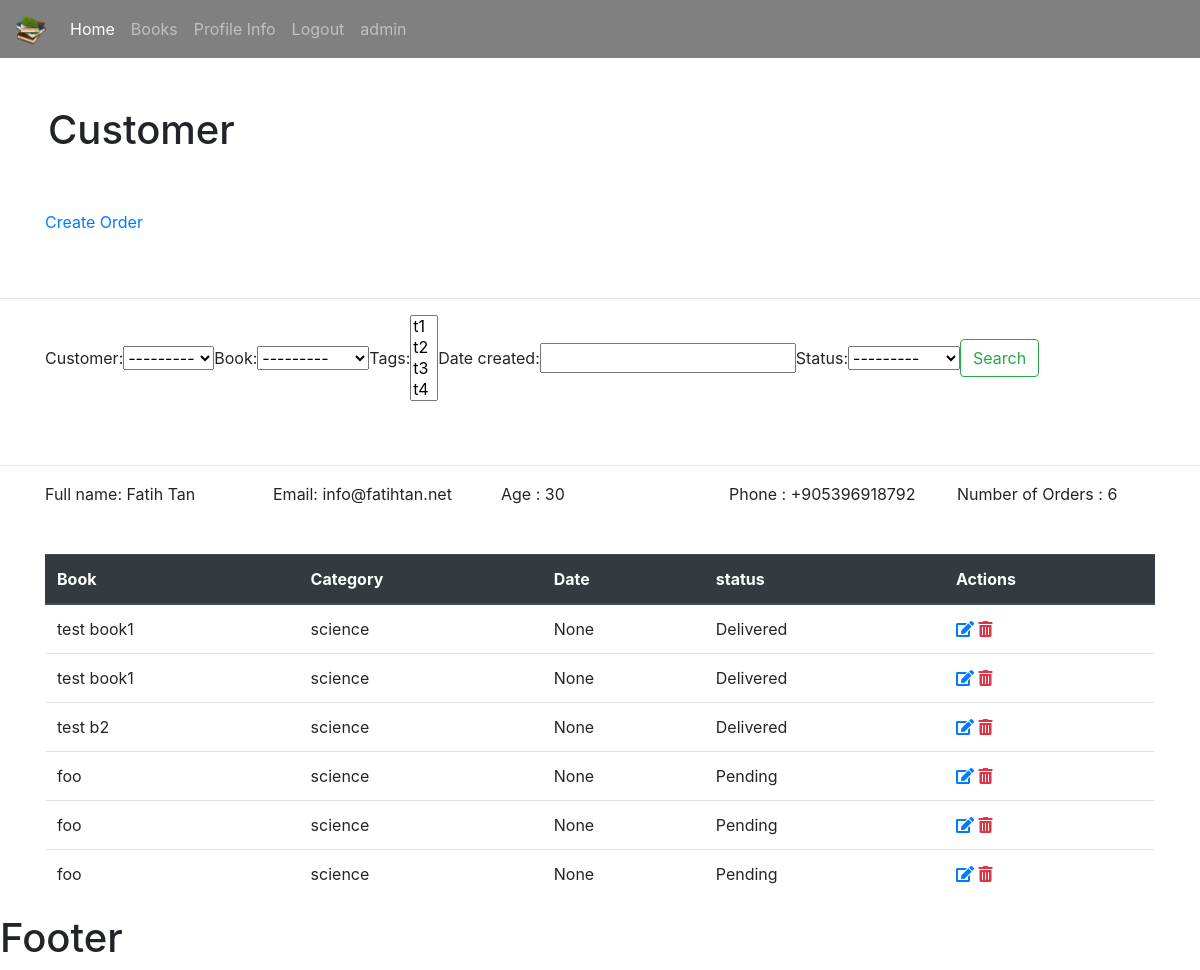
Page /customer/1 (signed in) on the committed database.
### bookstore/models.py (models this page shows)
class Customer(models.Model):
    user = models.OneToOneField(User,null=True, on_delete=models.CASCADE)
    name = models.CharField(max_length=190, null=True)
    email = models.CharField(max_length=190, null=True)
    phone = models.CharField(max_length=190, null=True)
    age = models.CharField(max_length=190, null=True)
    avatar = models.ImageField(blank=True, null=True, default="gender-none.png")
    date_created = models.DateTimeField(auto_now_add=True, null=True)
    def __str__(self):
        return self.name

class Order(models.Model):
    STATUS= (
        ('Pending','Pending'),
        ('Delivered','Delivered'),
        ('in progress','in progress'),
        ('out of order','out of order')
    )
    customer = models.ForeignKey(Customer, null=True, on_delete=models.SET_NULL)
    book = models.ForeignKey(Book, null=True, on_delete=models.SET_NULL)
    tags = models.ManyToManyField(Tag)
    date_created = models.DateTimeField(auto_now_add=True, null=True)
    status =  models.CharField(max_length=200, null=True,choices=STATUS)

class Book(models.Model):
    CATEGORY = (
        ('Classics','Classics'),
        ('Comic Book','Comic Book'),
        ('Fantasy','Fantasy'),
        ('Horror','Horror')
    )
    name = models.CharField(max_length=190, null=True)
    author = models.CharField(max_length=190, null=True)
    price = models.FloatField( null=True)
    category = models.CharField(max_length=190, null=True, choices=CATEGORY)
    description = models.CharField(max_length=200, null=True)
    tags = models.ManyToManyField(Tag)
    date_created = models.DateTimeField(auto_now_add=True, null=True)
    def __str__(self):
         return self.name

### bookstore/views.py (the view)
# urls.py: path('customer/<str:pk>' ,views.customer, name="customer"),
@login_required(login_url='login')
def customer(request,pk):
    customer = Customer.objects.get(id=pk)
    orders = customer.order_set.all()
    number_orders = orders.count()
    searchFilter = OrderFilter(request.GET , queryset=orders)
    orders = searchFilter.qs
    context = {'customer': customer ,'myFilter': searchFilter ,
               'orders': orders,'number_orders': number_orders }
    return render(request , 'bookstore/customer.html',context)

### bookstore/models.py (called while the page is built)
    def __str__(self):
       return self.name

### bookstore/templates/bookstore/customer.html
{% extends 'bookstore/main.html'%}
{% block content %}
<h1 class="p-5">Customer</h1>
<div class="container pb-5">
  <div class="row">
    <div class="col-sm">
    <a href="{% url 'create' customer.id %}"> Create Order</a>
    </div>
  </div>
</div>
<hr>
<div class="container pb-5">
  <div class="row">
    <div class="col-sm">
    <form class="form-inline my-2 my-lg-0" method="GET">
     {{myFilter.form}}
      <button class="btn btn-outline-success my-2 my-sm-0" type="submit">Search</button>
    </form>
    </div>
  </div>
</div>
<hr>
<div class="container pb-5">
  <div class="row">
    <div class="col-sm">
    Full name:   {{customer.name}}
    </div>
    <div class="col-sm">
    Email:   {{customer.email}}
    </div>
    <div class="col-sm">
    Age :   {{customer.age}}
    </div>
    <div class="col-sm">
    Phone :   {{customer.phone}}
    </div>
      <div class="col-sm">
    Number of Orders :   {{number_orders}}
    </div>
  </div>
</div>
<div class="container">
<table class="table">
  <thead class="thead-dark">
    <tr>
      <th scope="col">Book</th>
      <th scope="col">Category</th>
      <th scope="col">Date</th>
       <th scope="col">status</th>
       <th scope="col">Actions</th>
    </tr>
  </thead>
  <tbody>
   {% for item in orders  %}
        <tr>
         <td>{{item.book}}</td>
      <td>{{item.book.category}}</td>
      <td>{{item.date_created}}</td>
      <td>{{item.status}}</td>
       <td>
       <a href="{% url 'update' item.id%}"><i class="fas fa-edit"></i></a>
       <a class="text-danger" href="{% url 'delete' item.id %}"><i class="fas fa-trash-alt"></i></a>
       </td>
       </tr>
      {% endfor %}
  </tbody>
</table>
</div>
{% endblock %}

### bookstore/templates/bookstore/navbar.html (shortened to what this page needs)
{% load static   %}
<nav class="navbar navbar-expand-lg  navbar-dark bg-primary">
  <a class="navbar-brand" href="{% url 'home' %}">
   <img src="{% static '/images/logo.png'  %}" width="30" height="30" alt="" loading="lazy">
  </a>
  <div class="collapse navbar-collapse" id="navbarSupportedContent">
    <ul class="navbar-nav mr-auto">
    {% if request.user.is_staff%}
      <li class="nav-item active">
        <a class="nav-link" href="{% url 'home' %}">Home <span class="sr-only">(current)</span></a>
      </li>
      <li class="nav-item">
        <a class="nav-link" href="{% url 'books' %}">Books</a>
      </li>
  {% endif %}
      <li class="nav-item">
        <a class="nav-link" href="{% url 'profile_info' %}">Profile Info</a>
      </li>
      <li class="nav-item">
        <a class="nav-link" href="{% url 'logout' %}">Logout</a>
      </li>
       <li class="nav-item">
       <a class="nav-link" href="#">{{request.user}}</a>
      </li>
    </ul>
  </div>
</nav>

### static/css/style.css (style rules this page uses)
.bg-primary { background-color: grey!important; }

### rows in the picture
Customer: name "Fatih Tan", email "info@fatihtan.net", age "30", phone "+905396918792"
Order: book "test book1", book.category "science", date_created "None", status "Delivered"
Order: book "test book1", book.category "science", date_created "None", status "Delivered"
Order: book "test b2", book.category "science", date_created "None", status "Delivered"
Order: book "foo", book.category "science", date_created "None", status "Pending"
Order: book "foo", book.category "science", date_created "None", status "Pending"
Order: book "foo", book.category "science", date_created "None", status "Pending"

### other values in the picture
{{ request.user }} "admin"
{{ number_orders }} "6"
